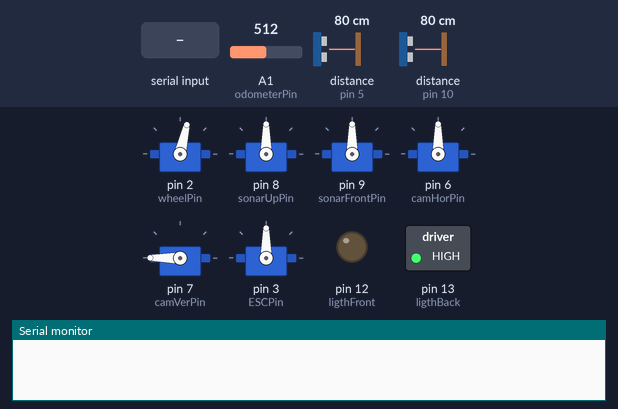
A sketch run on a simulated Arduino Uno, built with avr-gcc and run on an emulated ATmega328P. Shown: 6 × servo, switched loads named in the sketch (green lamp = pin HIGH), output pins drawn as LEDs (lit = HIGH), the last lines printed to the serial monitor. The inputs (shaded band) are chosen by the test bench; at power-on: distance to the obstacle (sensors on pin 5, pin 10) 80 cm, A1 (odometerPin) = 512. The echo pulse lasts 58.3 µs per cm; pins used as bus, display or sensor lines are not drawn.

Above: at 7.2 s.
7.3 s: "c90\n" received over Serial
At 8.9 s:
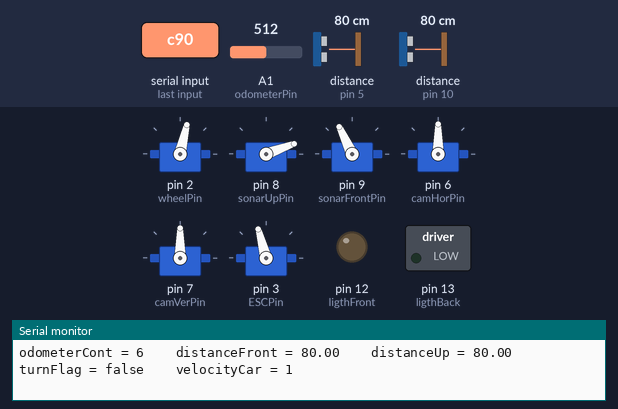
9.8 s: distance to the obstacle (sensor on pin 5) set to 2 cm
At 11.0 s:
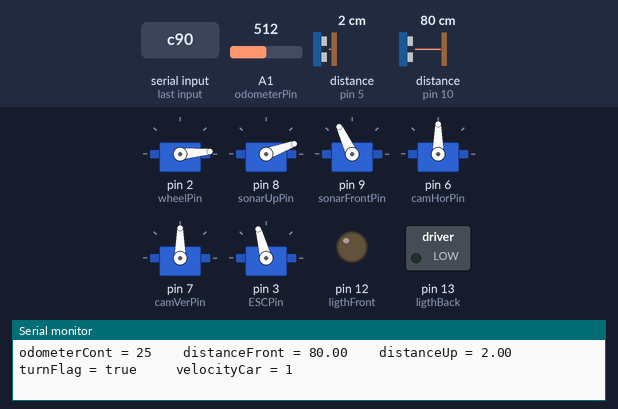
11.4 s: byte 98 ('b') received over Serial
At 12.1 s:
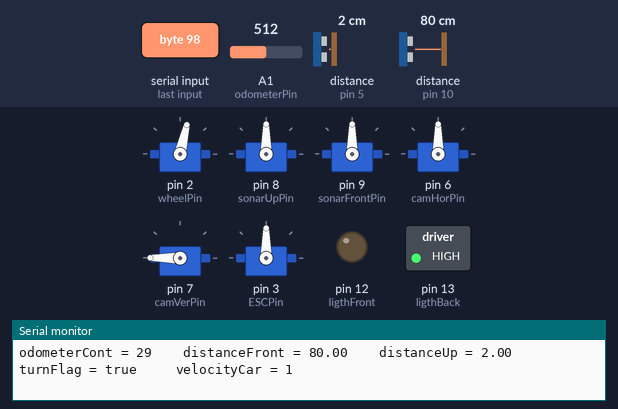
12.9 s: "r" received over Serial
At 13.07 s:
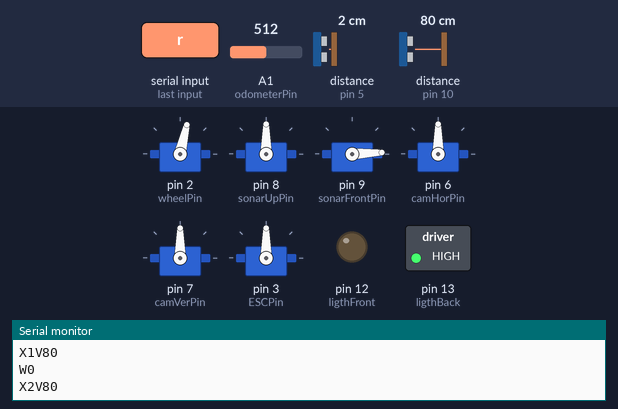
15.9 s: "30,150\n" received over Serial
18.9 s: "90,45\n" received over Serial
At 19.31 s:
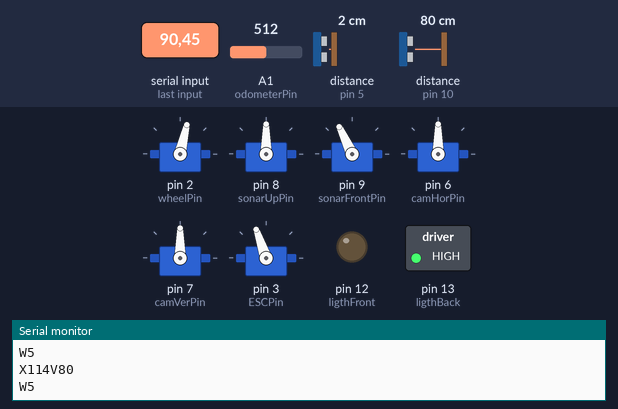
Timing chart, 0 to 28.9 s (numbered marks = the images above; inputs shaded):
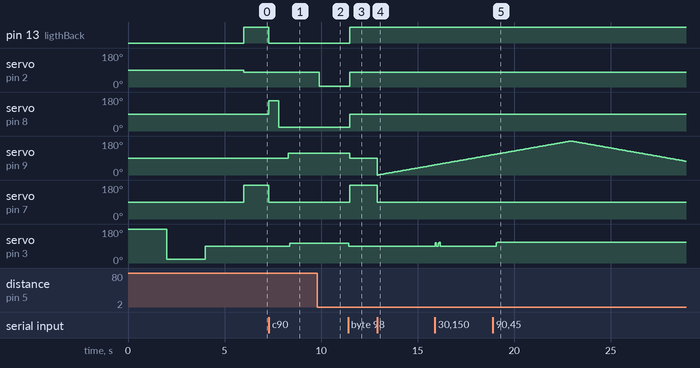

Measured:
- after the input at 7.3 s, pin 13 (ligthBack): HIGH → LOW at once; servo on pin 8 (sonarUpPin): 90° → 160° at once, → 20° 0.51 s later; servo on pin 9 (sonarFrontPin): 90° → 115° after 1.0 s; servo on pin 7 (camVerPin): 180° → 90° at once; servo on pin 3 (ESCPin): 90° → 105° after 1.1 s
- after the input at 9.8 s, servo on pin 2 (wheelPin): 77° → 5° after 0.11 s
- after the input at 11.4 s, pin 13 (ligthBack): LOW → HIGH after 0.09 s; servo on pin 2 (wheelPin): 5° → 77° after 0.09 s; servo on pin 8 (sonarUpPin): 20° → 90° after 0.09 s; servo on pin 9 (sonarFrontPin): 115° → 90° after 0.09 s; servo on pin 7 (camVerPin): 90° → 180° after 0.09 s
- after the input at 12.9 s, servo on pin 7 (camVerPin): 180° → 90° at once
- after the input at 18.9 s, servo on pin 3 (ESCPin): 90° → 109° after 0.18 s

The sketch:

programming.ino
```cpp
#include <Servo.h>

    //Servos
Servo servoWheel;      // Port 2  #  WARNING : Limit 5 a 150
Servo myESC;           // Port 3
Servo servoCamHor;     // Port 6
Servo servoCamVer;     // Port 7
Servo servoSonarUp;    // Port 8
Servo servoSonarFront; // Port 9

    //Wheel
const int limWheelRigth = 5;
const int limWheelLeft  = 150;
const int middleWheel   = 77;

    //ESC
const int ESCBack       = 76;  //  Run back
const int ESCNeutral    = 90;  //  Neutral position
const int ESCBeginFront = 105; //  Run inital front

    //Digital ports
const int wheelPin      = 2;
const int ESCPin        = 3;
const int trigUp        = 4;
const int echoUp        = 5;
const int camHorPin     = 6;
const int camVerPin     = 7;
const int sonarUpPin    = 8;
const int sonarFrontPin = 9;
const int echoFront     = 10;
const int trigFront     = 11;
const int ligthFront    = 12;
const int ligthBack     = 13;

    //Analog ports
const int luminosity    = A0;
const int odometerPin   = A1;


void setup(){
  Serial.begin(9600);

  // servos
  pinMode(sonarFrontPin,OUTPUT);
  pinMode(sonarUpPin,OUTPUT);
  pinMode(wheelPin,OUTPUT);
  // ESC
  pinMode(ESCPin,OUTPUT);
  // sonar
  pinMode(echoFront,INPUT);
  pinMode(trigFront,OUTPUT);
  pinMode(echoUp,INPUT);
  pinMode(trigUp,OUTPUT);
  pinMode(camHorPin,INPUT);
  pinMode(camVerPin,OUTPUT);
  // ligth
  pinMode(ligthFront,OUTPUT);
  pinMode(ligthBack,OUTPUT);
  // sensor
  pinMode(odometerPin,INPUT);

  servoWheel.attach(wheelPin);
  servoSonarUp.attach(sonarUpPin);
  servoSonarFront.attach(sonarFrontPin);
  servoCamHor.attach(camHorPin);
  servoCamVer.attach(camVerPin);
  myESC.attach(ESCPin);

  myESC.write(ESCNeutral);
  armESC();
}


// ------------------- Variable Global -------------------------

    //  loop
char readSerial;

    //  remote & joystick
boolean farol = false;
int actualVelocity;

    //  discover & circuit
float distanceUp, distanceFront, distanceBack;
int numReadingsMaior, numReadingsMenor;
int velocity = 0, velocityCar = 0;
float minObstacleFront = 70.0;
boolean turnFlag = false;
boolean sideWallFlag;
long initialDistance;
boolean odometerFlag;
int odometerReading;
int odometerCont;
int history[6];
float media;
float tolerance = 10.0;
int valWheel;
float dif;

// -------------------------------------------------------------

void setupCircuito(){
  odometerCont = 0;
  numReadingsMaior = 0;
  numReadingsMenor = 0;
  // Read the initial value of the odometer
  odometerReading = analogRead(odometerPin);
  if(odometerReading > 100){//  reading odometerReading = HIGH
      odometerFlag = true;
  }
  else{                    //  reading odometerReading = LOW
      odometerFlag = false;
  }

  servoWheel.write(middleWheel);
  servoSonarFront.write(90);
  servoCamHor.write(90);
  servoCamVer.write(90);

  servoSonarUp.write(160);
  delay(500);
  long distanceRigth = getDistanceSonarUp();
  servoSonarUp.write(20);
  delay(500);
  long distanceLeft = getDistanceSonarUp();

  if(distanceRigth < distanceLeft){
    sideWallFlag = true;            // right side wall
    initialDistance = distanceRigth;
    servoSonarUp.write(160);
    servoSonarFront.write(65);
  }
  else{
    sideWallFlag = false;          // left side wall
    initialDistance = distanceLeft;
    servoSonarUp.write(20);
    servoSonarFront.write(115);
  }
  for(int i = 0; i < 5; i = i + 1) {
    history[i] = initialDistance;
  }

  Serial.println();
  Serial.print("    initialDistance = ");
  Serial.println(initialDistance);
  Serial.println();
}


void setupDiscovery(){
  odometerCont = 0;
  // Read the initial value of the odometer
  odometerReading = analogRead(odometerPin);
  if(odometerReading > 100){//  reading odometerReading = HIGH
      odometerFlag = true;
  }
  else{                    //  reading odometerReading = LOW
      odometerFlag = false;
  }

  servoWheel.write(middleWheel);
  servoSonarFront.write(90);
  servoSonarUp.write(90);
  servoCamHor.write(90);
  servoCamVer.write(90);
  delay(300);
}


void loop(){
  speedCar(0);
  Serial.flush();
  digitalWrite(ligthBack,HIGH);
  servoWheel.write(middleWheel);
  servoSonarFront.write(90);
  servoSonarUp.write(90);
  servoCamHor.write(90);
  servoCamVer.write(180);

  readSerial = readingSerial(); // Reading serial

  switch(readSerial) {
    case 'c':            // circuito
      digitalWrite(ligthBack,LOW);
      circuit();
      break;
    case 'd':            // discovery
      discovery();
      break;
    case 'r':            // remote control
      remote();
      break;
    case 'j':            // joystick control
      joystick();
      break;
  }
}


void joystick(){

  char c = 'x';
  int value;
  int t = 0;
  int aux;
  servoWheel.write(middleWheel);
  servoSonarFront.write(90);
  servoSonarUp.write(90);
  servoCamHor.write(90);
  servoCamVer.write(90);

  Serial.flush();

  while(true){                                     //  loop joystick
    c = readingSerial();
    if(c == 'N'){
	c = readingSerial();
      switch(c){
        case 'L':// ----------------- Left side of the joystick ---------------------
          c = readingSerial();
          switch(c){
            case 'F':
              //------------ command button farol -----------------
              farol = ! farol;
              digitalWrite(ligthFront,farol);
              delay(500);
              break;
            case 'H':
              //--------- command potentiometer wheel -------------
              c = readingSerial();
              if(c == '-'){
                value = 0;
                aux = 0;
                for( t=0; t<=3  &&  aux >= 0  &&  aux <= 9; t++){
                  aux = readingSerial();
                  aux = aux - 48;
                  if(aux >= 0  &&  aux <= 9){
                    if(value == 0){
                      value = aux;
                    }
                    else{
                      value = (value * 10) + aux;
                    }
                  }
                }
                servoWheel.write(value);
              }
              break;
            case 'V':
              //---------- command potentiometer not used ----------
              break;
          }
          break;
        case 'R':// -------------------- Right side of the joystick --------------------
	    c = readingSerial();
          switch(c){
            case 'Q':
              //------------ command button stop/Nitro ---------------
              speedCar(0);
              velocityCar = 0;
              break;
            case 'X':
              //------- command button X - Up velocity ------------
              speedCar(++velocityCar);
              break;
            case 'O':
              //------- command button redondo - Dow velocity --------
              if(velocityCar > -1) speedCar(--velocityCar);
              break;
            case 'T':
              //------------ command button triangulo ---------------
              break;
            case 'H':
              //---- command potentiometer camera mov. horizontal -------
              c = readingSerial();
              if(c == '-'){
                value = 0;
                aux = 0;
                for( t=0; t<=3  &&  aux >= 0  &&  aux <= 9; t++){
                  aux = readingSerial();
                  aux = aux - 48;
                  if(aux >= 0  &&  aux <= 9){
                    if(value == 0){
                      value = aux;
                    }
                    else{
                      value = (value * 10) + aux;
                    }
                  }
                }
                servoCamHor.write(value);
              }
              break;
            case 'V':
		//------- command potentiometer camera mov. vertical ---------
              c = readingSerial();
              if(c == '-'){
                value = 0;
                aux = 0;
                for( t=0; t<=3  &&  aux >= 0  &&  aux <= 9; t++){
                  aux = readingSerial();
                  aux = aux - 48;
                  if(aux >= 0  &&  aux <= 9){
                    if(value == 0){
                      value = aux;
                    }
                    else{
                      value = (value * 10) + aux;
                    }
                  }
                }
                servoCamVer.write(value);
              }
              break;
          }
          break;
      }
    }// end if
    if(c == 'b') break;// end joystick
  }// end while
}

char readingSerial(){
  boolean flag = false;
  do{
    if(Serial.available() > 0){
      char h = Serial.read();                      // read and delete the character
      return h;
    }
    else{
      flag = true;
    }
  }while(flag);
}


void remote(){
  long distance;
  readSerial = '-';
  Serial.flush();
  servoWheel.write(middleWheel);
  servoSonarFront.write(90);
  servoSonarUp.write(90);
  servoCamHor.write(90);
  servoCamVer.write(90);

  while(true){
    if(readSerial == 'b') break;// end remote

    for(int angleSonar = 0; angleSonar < 180; angleSonar +=1) {  // going left to right.

      servoSonarFront.write(angleSonar);
      delay(50);
      distance = getDistanceSonarFront();

      Serial.print("X");                                   // print leading X to mark the following value as degrees
      Serial.print(angleSonar);                            // current servo position
      Serial.print("V");                                   // preceeding character to separate values
      Serial.println(distance);                            // average of sensor readings
      Serial.print("W");                                   // preceeding character to separate values
      Serial.println(actualVelocity);                      // velocity

      readSerial = Serial.read();                          // read serial
      if(readSerial == 'b') break;
      doAnything(readSerial);                              // make action
    }

    //start going right to left after we got to 180 degrees
    //same code as above

    for(int angleSonar = 180; angleSonar > 0 && readSerial != 'b'; angleSonar -=1) {  // going right to left

      servoSonarFront.write(angleSonar);
      delay(50);
      distance = getDistanceSonarFront();

      Serial.print("X");
      Serial.print(angleSonar);
      Serial.print("V");
      Serial.println(distance);
      Serial.print("W");                                   // preceeding character to separate values
      Serial.println(actualVelocity);                      // velocity

      readSerial = Serial.read();
      if(readSerial == 'b') break;
      doAnything(readSerial);
    }
  }
}


/*
* Make action
*/
void doAnything(char entry){
  switch(entry) {
      case '0':
        speedCar(0);
        actualVelocity = 0;
        break;
      case '1':
        speedCar(1);
        actualVelocity = 1;
        break;
      case '2':
        speedCar(2);
        actualVelocity = 2;
        break;
      case '3':
        speedCar(3);
        actualVelocity = 3;
        break;
      case '4':
        speedCar(4);
        actualVelocity = 4;
        break;
      case '5':
        speedCar(5);
        actualVelocity = 5;
        break;
      case '6':
        speedCar(6);
        actualVelocity = 6;
        break;
      case '7':
        speedCar(7);
        actualVelocity = 7;
        break;
      case 'i':
        servoWheel.write(limWheelLeft); //  Full turn left
        break;
      case 'o':
        servoWheel.write(middleWheel);
        break;
      case 'p':
        servoWheel.write(limWheelRigth); //  Full turn right
        break;
      case 'f':
        farol = ! farol;
        digitalWrite(ligthFront,farol);
        break;
    }
}


void discovery(){
/*
  setupDiscovery();
  readSerial = '-';
  Serial.flush();

  while(true){

    readSerial = Serial.read(); // Reading serial
    if(readSerial == 'b') break; // end discovery

    // Implement discovery function here

  }
*/
}


void circuit(){

  setupCircuito();
  readSerial = '-';
  Serial.flush();

  while(true){   //   loop circuito

    readSerial = Serial.read();  // Reading serial
    if(readSerial == 'b') break; // end circuit

    // --------  Code responsible for handling the odometer  -------------------

    odometer();

    Serial.print("odometerCont = ");
    Serial.print(odometerCont);

    // --------  Code responsible for sonar  -------------------

    delay(5); // minimum delay between each reading
    distanceFront = getDistanceSonarFront();
    delay(5); // minimum delay between each reading
    distanceUp = getDistanceSonarUp();

    distanceUp = smooth(distanceUp);

    Serial.print("    distanceFront = ");
    Serial.print(distanceFront);
    Serial.print("    distanceUp = ");
    Serial.print(distanceUp);

    // --------  Code responsible for handling the speed  -------------------

    if(turnFlag == false){                                // If you are not doing curve
      if(distanceFront == 0.0){                           // If the reading is infinite front.
        if(velocityCar < 7) speedCar(++velocityCar);      // Speeds of 1 in 1 to MAX Speed
      }else{
        velocity = distanceFront / 57;                    // Calculation of speed
        if(velocity > velocityCar){                       // If the calculated speed is GREATER than the current
          if(velocityCar < 7) speedCar(++velocityCar);    // Speeds of 1 on 1
        }else if(velocity < velocityCar){                 // If the calculated speed is LOWER than the current
          if(velocityCar > 1)  speedCar( --velocityCar ); // Reduces 1 on 1
        }
        else{}                                            // Calculated speed equal to the current
      }
      Serial.print("    turnFlag = ");
      Serial.print("false");
    }
    else{
      if(velocityCar > 1)  speedCar( --velocityCar );     // Reduces to the first gear
      else speedCar( velocityCar = 1 );
      Serial.print("    turnFlag = ");
      Serial.print("true ");
    }

    Serial.print("    velocityCar = ");
    Serial.print(velocityCar);
    Serial.println();

    // --------  Code responsible for handling objects in front  -------------------

    if(distanceFront < minObstacleFront && distanceFront != 0.0){
      numReadingsMaior = numReadingsMaior + 1;
    }
    else{
      if(numReadingsMenor >= 2 || numReadingsMaior <= 2){
        numReadingsMaior = 0;
      }
      else{
        numReadingsMenor ++;
      }
    }
    if(numReadingsMaior >= 3){                       // There is an obstacle ahead
      if( ! ((distanceUp - initialDistance) > 40) ){ // If there sidewall
        distanceUp = initialDistance / 4;            // Forces away from the sidewall
      }
    }

    // --------  Code responsible for turning left or right  -------------------

    // --------- Approaches the side wall

    if(distanceUp > initialDistance){
      dif = distanceUp - initialDistance;
      if(dif > 20){
        turnFlag = true;
        if(sideWallFlag == true){          // Right side wall
          servoWheel.write(limWheelRigth); // Full turn toward the wall
        }else{                             // Left side wall
          servoWheel.write(limWheelLeft);  // Full turn toward the wall
        }
      }
      else{
        valWheel = 36 * cos(dif / (6 + 4/11) ) + 41;     // Equation CosX
        //valWheel = - ( (dif * dif) / (89/16) ) + 77 ;  // Equation X^2  --  Is not good, needs some adjustments
        if(valWheel > 41){
          turnFlag = false;
        }else{
          turnFlag = true;
        }
        if(sideWallFlag == true){                // Right side wall
          servoWheel.write(valWheel);            // Turning toward the wall
        }else{                                   // Left side wall
          servoWheel.write(77 + (77 - valWheel));// Turning toward the wall
        }
      }

    // --------- Distance from the side wall

    }else if(distanceUp < initialDistance){
      dif = initialDistance - distanceUp;
      if(dif > 20){
        turnFlag = true;
        if(sideWallFlag == true){          // Right side wall
          servoWheel.write(limWheelLeft);  // Full turn to the opposite side wall
        }else{                             // Left side wall
          servoWheel.write(limWheelRigth); // Full turn to the opposite side wall
        }
      }
      else{
        valWheel = (154) - ( 36 * cos(dif / (6 + 4/11) ) + 41 ); // Equation CosX
        //valWheel =  ( (dif * dif) / (89/16) ) + 77;            // Equation X^2  --  Is not good, needs some adjustments
        if(valWheel < 113){
          turnFlag = false;
        }else{
          turnFlag = true;
        }
        if(sideWallFlag == true){                // Right side wall
          servoWheel.write(valWheel);            // Turning to the opposite side wall
        }else{                                   // Left side wall
          servoWheel.write(77 - (valWheel - 77));// Turning to the opposite side wall
        }
      }

    // --------- Wheel Front

    }else{
      servoWheel.write(middleWheel);
    }
  }
}

boolean firstError = false;

int smooth(int input){
  for(int i=0; i<4; i++){
    history[i] = history[i+1];
  }// update
  history[4] = input;

  float mont = 0.0;
  mont += history[0] * 0.1;
  mont += history[1] * 0.2;
  mont += history[2] * 0.3;
  mont += history[3] * 0.4;
  mont += history[4] * 1.0;

  media = mont/2;
  tolerance = input - media;

  if(tolerance < 0.0){
    tolerance *= -1;
  }

  if(input == initialDistance){
    firstError = false;
    return input;
  }else if(input > 2500 && !firstError){
    firstError = true;
    return history[3];
  }else if(input < history[3] + tolerance && (input > history[3] - tolerance || input > tolerance - history[3])){
    firstError = false;
    return input;
  }else{
    firstError = false;
    return media;
  }
}


void odometer(){
  odometerReading = analogRead(odometerPin);
  if(odometerReading > 100 && odometerFlag == false){//  reading odometerReading = HIGH
    odometerCont ++;
    odometerFlag = true;
  }
  else{                   //  reading odometerReading = LOW
    if(odometerFlag == true){
      odometerCont ++;
      odometerFlag = false;
    }
  }
}

long getDistanceSonarFront(){
   long duration, cm;
   digitalWrite(trigFront, LOW);
   delayMicroseconds(2);
   digitalWrite(trigFront, HIGH);
   delayMicroseconds(10);
   digitalWrite(trigFront, LOW);
   delayMicroseconds(2);
   duration = pulseIn(echoFront, HIGH);
   cm = duration/29/2;
   return cm;
}

long getDistanceSonarUp(){
   long duration, cm;
   digitalWrite(trigUp, LOW);
   delayMicroseconds(2);
   digitalWrite(trigUp, HIGH);
   delayMicroseconds(10);
   digitalWrite(trigUp, LOW);
   delayMicroseconds(2);
   duration = pulseIn(echoUp, HIGH);
   cm = duration/29/2;
   return cm;
}

/*     Rear Sonar Off
long getDistanceSonarBack(){
   long duration, cm;
   digitalWrite(trigBack, LOW);
   delayMicroseconds(2);
   digitalWrite(trigBack, HIGH);
   delayMicroseconds(10);
   digitalWrite(trigBack, LOW);
   delayMicroseconds(2);
   duration = pulseIn(echoBack, HIGH);
   cm = duration/29/2;
   return cm;
}   */

void speedCar(int gait){
  switch(gait){
    case -1:
      myESC.write(ESCNeutral); // stationary
      delay(200);
      myESC.write(ESCBack);
      break;
    case 0:
      myESC.write(ESCNeutral); // stationary
      break;
    case 1:
      myESC.write(ESCBeginFront);// minimum speed
      break;
    case 2:
      myESC.write(ESCBeginFront+1);
      break;
    case 3:
      myESC.write(ESCBeginFront+2);
      break;
    case 4:
      myESC.write(ESCBeginFront+3);
      break;
    case 5:
      myESC.write(ESCBeginFront+4);
      break;
    case 6:
      myESC.write(ESCBeginFront+5);
      break;
     case 7:
      myESC.write(ESCBeginFront+6);
      break;
     case 8:
      myESC.write(ESCBeginFront+7);
      break;
    default:
      if(gait >= 9){
        myESC.write(ESCBeginFront+8);
      }
  }
}

void armESC(){    //Arming sequence of sending a minimum or 'joystick zero' for 4 seconds
               //       to simulate radio gear is ON and operational. myESC.write(ESCbegin);

  myESC.write(200);          // Max front
  delay(2000); //Delay for the ESC to activate.
  myESC.write(20);          // Min back
  delay(2000); //Delay for the ESC to activate.
  myESC.write(ESCNeutral);  // Neutral
  delay(2000); //Delay for the ESC to activate.
}
```
